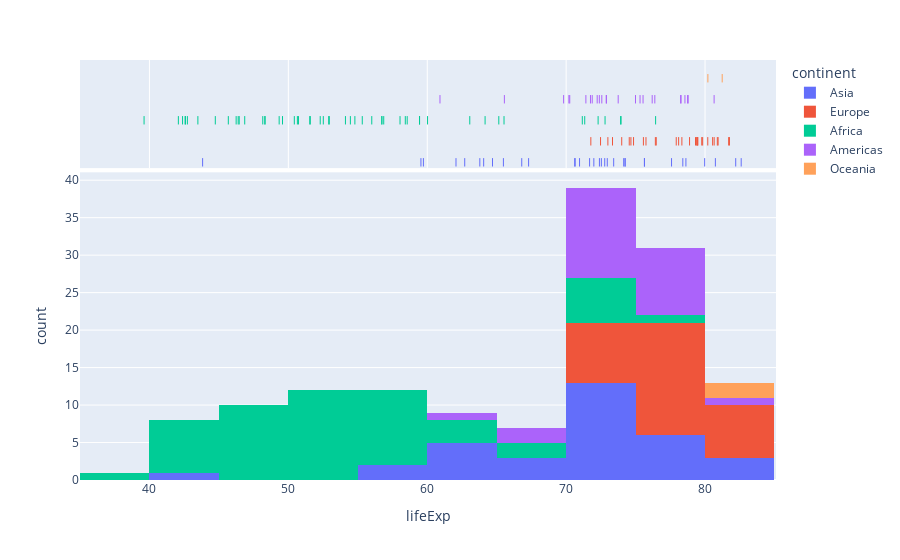

This figure's notebook cell:
### Markdown cell above
### Histogram  
https://en.wikipedia.org/wiki/Histogram

### Code cell
px.histogram(df,
             x="lifeExp", 
             hover_name="country", 
             color= "continent", 
             marginal="rug"
            )

### Figure 1 — Plotly figure (JSON) as saved in the notebook; plotly's stock layout.template omitted (floating-point values rounded to 4 significant figures)
{"data": [{"bingroup": "x", "hovertemplate": "continent=Asia<br>lifeExp=%{x}<br>count=%{y}<extra></extra>", "legendgroup": "Asia", "marker": {"color": "#636efa", "pattern": {"shape": ""}}, "name": "Asia", "orientation": "v", "showlegend": true, "type": "histogram", "x": [43.83, 75.64, 64.06, 59.72, 72.96, 82.21, 64.7, 70.65, 70.96, 59.55, 80.75, 82.6, 72.53, 67.3, 78.62, 77.59, 71.99, 74.24, 66.8, 62.07, 63.78, 75.64, 65.48, 71.69, 72.78, 79.97, 72.4, 74.14, 78.4, 70.62, 74.25, 73.42, 62.7], "xaxis": "x", "yaxis": "y"}, {"boxpoints": "all", "fillcolor": "rgba(255,255,255,0)", "hoveron": "points", "hovertemplate": "<b>%{hovertext}</b><br><br>continent=Asia<br>lifeExp=%{x}<extra></extra>", "hovertext": ["Afghanistan", "Bahrain", "Bangladesh", "Cambodia", "China", "Hong Kong, China", "India", "Indonesia", "Iran", "Iraq", "Israel", "Japan", "Jordan", "Korea, Dem. Rep.", "Korea, Rep.", "Kuwait", "Lebanon", "Malaysia", "Mongolia", "Myanmar", "Nepal", "Oman", "Pakistan", "Philippines", "Saudi Arabia", "Singapore", "Sri Lanka", "Syria", "Taiwan", "Thailand", "Vietnam", "West Bank and Gaza", "Yemen, Rep."], "jitter": 0, "legendgroup": "Asia", "line": {"color": "rgba(255,255,255,0)"}, "marker": {"color": "#636efa", "symbol": "line-ns-open"}, "name": "Asia", "showlegend": false, "type": "box", "x": [43.83, 75.64, 64.06, 59.72, 72.96, 82.21, 64.7, 70.65, 70.96, 59.55, 80.75, 82.6, 72.53, 67.3, 78.62, 77.59, 71.99, 74.24, 66.8, 62.07, 63.78, 75.64, 65.48, 71.69, 72.78, 79.97, 72.4, 74.14, 78.4, 70.62, 74.25, 73.42, 62.7], "xaxis": "x2", "yaxis": "y2"}, {"bingroup": "x", "hovertemplate": "continent=Europe<br>lifeExp=%{x}<br>count=%{y}<extra></extra>", "legendgroup": "Europe", "marker": {"color": "#EF553B", "pattern": {"shape": ""}}, "name": "Europe", "orientation": "v", "showlegend": true, "type": "histogram", "x": [76.42, 79.83, 79.44, 74.85, 73.0, 75.75, 76.49, 78.33, 79.31, 80.66, 79.41, 79.48, 73.34, 81.76, 78.89, 80.55, 74.54, 79.76, 80.2, 75.56, 78.1, 72.48, 74.0, 74.66, 77.93, 80.94, 80.88, 81.7, 71.78, 79.42], "xaxis": "x", "yaxis": "y"}, {"boxpoints": "all", "fillcolor": "rgba(255,255,255,0)", "hoveron": "points", "hovertemplate": "<b>%{hovertext}</b><br><br>continent=Europe<br>lifeExp=%{x}<extra></extra>", "hovertext": ["Albania", "Austria", "Belgium", "Bosnia and Herzegovina", "Bulgaria", "Croatia", "Czech Republic", "Denmark", "Finland", "France", "Germany", "Greece", "Hungary", "Iceland", "Ireland", "Italy", "Montenegro", "Netherlands", "Norway", "Poland", "Portugal", "Romania", "Serbia", "Slovak Republic", "Slovenia", "Spain", "Sweden", "Switzerland", "Turkey", "United Kingdom"], "jitter": 0, "legendgroup": "Europe", "line": {"color": "rgba(255,255,255,0)"}, "marker": {"color": "#EF553B", "symbol": "line-ns-open"}, "name": "Europe", "showlegend": false, "type": "box", "x": [76.42, 79.83, 79.44, 74.85, 73.0, 75.75, 76.49, 78.33, 79.31, 80.66, 79.41, 79.48, 73.34, 81.76, 78.89, 80.55, 74.54, 79.76, 80.2, 75.56, 78.1, 72.48, 74.0, 74.66, 77.93, 80.94, 80.88, 81.7, 71.78, 79.42], "xaxis": "x2", "yaxis": "y2"}, {"bingroup": "x", "hovertemplate": "continent=Africa<br>lifeExp=%{x}<br>count=%{y}<extra></extra>", "legendgroup": "Africa", "marker": {"color": "#00cc96", "pattern": {"shape": ""}}, "name": "Africa", "orientation": "v", "showlegend": true, "type": "histogram", "x": [72.3, 42.73, 56.73, 50.73, 52.3, 49.58, 50.43, 44.74, 50.65, 65.15, 46.46, 55.32, 48.33, 54.79, 71.34, 51.58, 58.04, 52.95, 56.73, 59.45, 60.02, 56.01, 46.39, 54.11, 42.59, 45.68, 73.95, 59.44, 48.3, 54.47, 64.16, 72.8, 71.16, 42.08, 52.91, 56.87, 46.86, 76.44, 46.24, 65.53, 63.06, 42.57, 48.16, 49.34, 58.56, 39.61, 52.52, 58.42, 73.92, 51.54, 42.38, 43.49], "xaxis": "x", "yaxis": "y"}, {"boxpoints": "all", "fillcolor": "rgba(255,255,255,0)", "hoveron": "points", "hovertemplate": "<b>%{hovertext}</b><br><br>continent=Africa<br>lifeExp=%{x}<extra></extra>", "hovertext": ["Algeria", "Angola", "Benin", "Botswana", "Burkina Faso", "Burundi", "Cameroon", "Central African Republic", "Chad", "Comoros", "Congo, Dem. Rep.", "Congo, Rep.", "Cote d'Ivoire", "Djibouti", "Egypt", "Equatorial Guinea", "Eritrea", "Ethiopia", "Gabon", "Gambia", "Ghana", "Guinea", "Guinea-Bissau", "Kenya", "Lesotho", "Liberia", "Libya", "Madagascar", "Malawi", "Mali", "Mauritania", "Mauritius", "Morocco", "Mozambique", "Namibia", "Niger", "Nigeria", "Reunion", "Rwanda", "Sao Tome and Principe", "Senegal", "Sierra Leone", "Somalia", "South Africa", "Sudan", "Swaziland", "Tanzania", "Togo", "Tunisia", "Uganda", "Zambia", "Zimbabwe"], "jitter": 0, "legendgroup": "Africa", "line": {"color": "rgba(255,255,255,0)"}, "marker": {"color": "#00cc96", "symbol": "line-ns-open"}, "name": "Africa", "showlegend": false, "type": "box", "x": [72.3, 42.73, 56.73, 50.73, 52.3, 49.58, 50.43, 44.74, 50.65, 65.15, 46.46, 55.32, 48.33, 54.79, 71.34, 51.58, 58.04, 52.95, 56.73, 59.45, 60.02, 56.01, 46.39, 54.11, 42.59, 45.68, 73.95, 59.44, 48.3, 54.47, 64.16, 72.8, 71.16, 42.08, 52.91, 56.87, 46.86, 76.44, 46.24, 65.53, 63.06, 42.57, 48.16, 49.34, 58.56, 39.61, 52.52, 58.42, 73.92, 51.54, 42.38, 43.49], "xaxis": "x2", "yaxis": "y2"}, {"bingroup": "x", "hovertemplate": "continent=Americas<br>lifeExp=%{x}<br>count=%{y}<extra></extra>", "legendgroup": "Americas", "marker": {"color": "#ab63fa", "pattern": {"shape": ""}}, "name": "Americas", "orientation": "v", "showlegend": true, "type": "histogram", "x": [75.32, 65.55, 72.39, 80.65, 78.55, 72.89, 78.78, 78.27, 72.23, 74.99, 71.88, 70.26, 60.92, 70.2, 72.57, 76.19, 72.9, 75.54, 71.75, 71.42, 78.75, 69.82, 78.24, 76.38, 73.75], "xaxis": "x", "yaxis": "y"}, {"boxpoints": "all", "fillcolor": "rgba(255,255,255,0)", "hoveron": "points", "hovertemplate": "<b>%{hovertext}</b><br><br>continent=Americas<br>lifeExp=%{x}<extra></extra>", "hovertext": ["Argentina", "Bolivia", "Brazil", "Canada", "Chile", "Colombia", "Costa Rica", "Cuba", "Dominican Republic", "Ecuador", "El Salvador", "Guatemala", "Haiti", "Honduras", "Jamaica", "Mexico", "Nicaragua", "Panama", "Paraguay", "Peru", "Puerto Rico", "Trinidad and Tobago", "United States", "Uruguay", "Venezuela"], "jitter": 0, "legendgroup": "Americas", "line": {"color": "rgba(255,255,255,0)"}, "marker": {"color": "#ab63fa", "symbol": "line-ns-open"}, "name": "Americas", "showlegend": false, "type": "box", "x": [75.32, 65.55, 72.39, 80.65, 78.55, 72.89, 78.78, 78.27, 72.23, 74.99, 71.88, 70.26, 60.92, 70.2, 72.57, 76.19, 72.9, 75.54, 71.75, 71.42, 78.75, 69.82, 78.24, 76.38, 73.75], "xaxis": "x2", "yaxis": "y2"}, {"bingroup": "x", "hovertemplate": "continent=Oceania<br>lifeExp=%{x}<br>count=%{y}<extra></extra>", "legendgroup": "Oceania", "marker": {"color": "#FFA15A", "pattern": {"shape": ""}}, "name": "Oceania", "orientation": "v", "showlegend": true, "type": "histogram", "x": [81.23, 80.2], "xaxis": "x", "yaxis": "y"}, {"boxpoints": "all", "fillcolor": "rgba(255,255,255,0)", "hoveron": "points", "hovertemplate": "<b>%{hovertext}</b><br><br>continent=Oceania<br>lifeExp=%{x}<extra></extra>", "hovertext": ["Australia", "New Zealand"], "jitter": 0, "legendgroup": "Oceania", "line": {"color": "rgba(255,255,255,0)"}, "marker": {"color": "#FFA15A", "symbol": "line-ns-open"}, "name": "Oceania", "showlegend": false, "type": "box", "x": [81.23, 80.2], "xaxis": "x2", "yaxis": "y2"}], "layout": {"barmode": "relative", "legend": {"title": {"text": "continent"}, "tracegroupgap": 0}, "margin": {"t": 60}, "xaxis": {"anchor": "y", "domain": [0, 1], "title": {"text": "lifeExp"}}, "xaxis2": {"anchor": "y2", "domain": [0, 1], "matches": "x", "showgrid": true, "showticklabels": false}, "yaxis": {"anchor": "x", "domain": [0, 0.7326], "title": {"text": "count"}}, "yaxis2": {"anchor": "x2", "domain": [0.7426, 1], "matches": "y2", "showgrid": false, "showline": false, "showticklabels": false, "ticks": ""}}}
